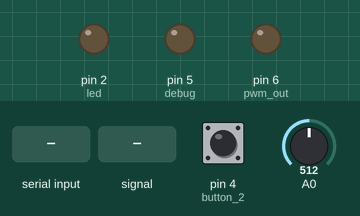
A sketch run on a simulated Arduino Uno, built with avr-gcc and run on an emulated ATmega328P. Shown: output pins drawn as LEDs (lit = HIGH). The inputs (shaded band) are chosen by the test bench; at power-on: pin 4 (button_2) HIGH, A0 = 512.

Above: at 1.2 s.
1.3 s: "90,45\n" received over Serial
At 1.7 s:
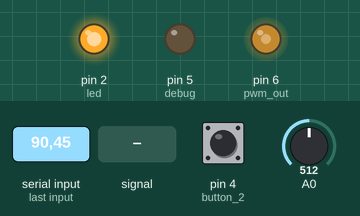
4.3 s: pin 4 (button_2) pulled LOW for 3.2 s
At 6.61 s:
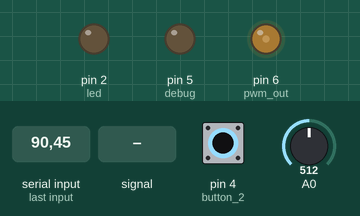
9.0 s: A0 fed a 200 Hz sine of ±81 counts around its level
At 10.2 s:
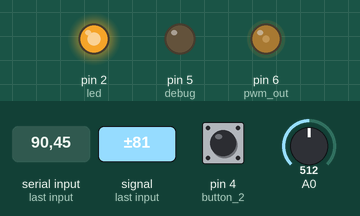
Timing chart, 0 to 12.0 s (numbered marks = the images above; inputs shaded):
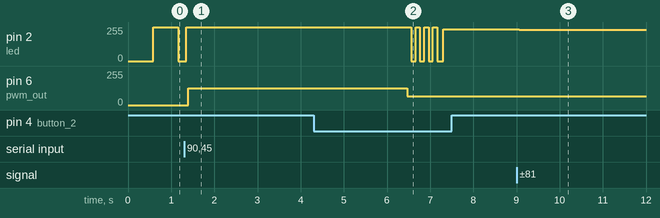

The sketch:

avr-modem.ino
```cpp
#define delayfix 64 //timer 0 compensation

#define N 256
#define IX_LEN 4

uint8_t samples[N];
volatile uint16_t samplePos = 0;

float spectrum[IX_LEN];

float cos_t[IX_LEN];
float sin_t[IX_LEN];

const uint16_t window = 256; //buffer size
const float samplerate = 9615.0;

const float pi = 3.14159265359;

byte sine64[] = {140,153,165,177,188,199,209,218,226,234,240,246,250,253,255,255,255,253,250,246,240,234,226,218,209,199,188,176,165,152,140,128,115,103,90,79,67,56,46,37,29,21,15,9,5,2,0,0,0,2,5,9,15,21,29,37,46,56,67,78,90,102,115,128};
byte wave1out;
float wave1ptr;

//float modemtones[IX_LEN] = {1000, 1100, 1200, 1300};
float modemtones[IX_LEN];

float frequency = 1000.0f;
uint8_t modemspeed;
int modemtonespace = 100;
int modembasefreq = 1000;
uint8_t setmodemspeed = 15; //15,25,35,45
uint16_t modempreamble = 500; //0-1000
float modemthreshold = 3000; //set above noise level


uint16_t doublebitpointer;
bool modemtransmitting;
uint8_t modemsymbol; //being a local var instead of a global causes problems

volatile uint16_t tickcount;
volatile bool tick;

uint8_t statusled; //0 - off, 1 - on, 2 - blink
bool blinkled;
uint8_t blinktimer;

bool lastbuttonstate;
bool modetoggle; //0 - receiving, 1 - config
bool rtrans = 0;

uint16_t rtranstimer;

uint8_t header[2] = {'@', '!'}; //ballast of 2 bytes required after that a special character
uint8_t datamsg[34];
uint8_t datarecv[34];
uint8_t rxstatereturn;

void setup() {
  cli();
  initADC();
  sei();

  pinMode(2, OUTPUT); //led
  digitalWrite(2, HIGH);

  pinMode(6, OUTPUT); //pwm out

  pinMode(15, INPUT); //ptt, low to transmit

  pinMode(5, OUTPUT); //debug

  pinMode(4, INPUT_PULLUP); //button 2

  if(!digitalRead(4)) { //choose serial speed a startup
    while(!digitalRead(4)) { } //wait to let go of button
    Serial.begin(9600);
  } else {
    Serial.begin(115200);
  }

  analogReference(INTERNAL);

  //timer0
  TCCR0A = 0b10100011; //fast pwm mode
  TCCR0B = 0b00000001;

  //timer2
  TCCR2A = 0b00000010; //ctc mode
  TCCR2B = 0b00000111;
  OCR2A = 127;

  TIMSK2 = 0b00000010; //enable timer interrupts for sampling

  settones(modemtonespace, modembasefreq);
}

void loop() {
  bool buttonstate = digitalRead(4);
  if(buttonstate == LOW && buttonstate != lastbuttonstate) {
    modetoggle = !modetoggle;
    flashled(); //flash led to confirm press
  }
  lastbuttonstate = buttonstate;

  if(0 < Serial.available()) {
    if(modetoggle) { //config
      uint16_t value = Serial.parseInt();
      rtrans = doublebitread(value, 0); //rtrans
      modembasefreq = 375 * (doublebitread(value, 1) + 1); //base freq
      modemtonespace = 50 * (doublebitread(value, 2) + 1); //freq spacing
      setmodemspeed = 10.0 * (doublebitread(value, 3) + 1.5); //modem speed
      settones(modemtonespace, modembasefreq);
      rtranstimer = 0;
    } else { //receiving
      String serialread = Serial.readString();
      strcpy((char*)datamsg, serialread.c_str()); //put message from serial to buffer
      addheader(datamsg, sizeof(datamsg));
      modemtx(datamsg, strlen((char*)datamsg)+1, setmodemspeed, modempreamble);
      statusled = 2; //blink
    }
  }
  if(modetoggle) {
    detectclipping();
  } else {


    switch(statusled) {
      case 0: //off
        digitalWrite(2, 0);
        break;
      case 1: //on
        digitalWrite(2, 1);
        break;
      case 2: //blink
        blinktimer++;
        if(blinktimer > 16) {
          blinkled = !blinkled; //toggle
          digitalWrite(2, blinkled);
          blinktimer = 0;
        }
        break;
    }

    if(rtrans) {
      rtranstimer++;
      if(rtranstimer > 1023) {
        rtranstimer = 0; //reset
        modemtx(datamsg, strlen((char*)datamsg)+1, setmodemspeed, modempreamble);
      }
    }

    modemrx(datarecv, sizeof(datarecv), setmodemspeed, modemthreshold);
    statusled = 2; //blink
    if(rxstatereturn > 0) {
      bool validmsg = detectcorrectarrayshift(datarecv, sizeof(datarecv), 8, 2, '!'); //find right array double bit aligment
      if(validmsg) {
        removefirstchar(datarecv, sizeof(datarecv));
        Serial.println((char*)datarecv);
//        delay(500 * delayfix);
//        delay(500 * delayfix);
//        delay(500 * delayfix);
//        delay(500 * delayfix);
      }
    }
//    switch(rxstatereturn) {
//      case 1: //signal end
//        Serial.println("signal end");
//        break;
//      case 2: //array ovf
//        Serial.println("array ovf");
//        break;
//    }
  }
}

ISR(ADC_vect) {
//  PORTD = 0b10000000; //sampling rate debug
//  PORTD = 0b00000000;
  if(modemtransmitting) {
    wave1ptr += 64.0f * frequency / samplerate;
    while(wave1ptr >= 64.0f) {
      wave1ptr -= 64.0f;
    }
    OCR0A = (sine64[(int)wave1ptr]);
  } else {
    uint16_t sample = ADC;

    samples[samplePos++] = sample;

    if(samplePos >= N) {
      ADCSRA &= ~_BV(ADIE); // Buffer full, interrupt off
    }
  }
}

ISR(TIMER2_COMPA_vect) {
  tickcount++;
  if(tickcount > modemspeed) {
    tickcount = 0; //reset
    tick = 1; //set tick
  }
}

void initADC() {
  ADMUX = 0b01000000;
  ADCSRA = 0b11101111;
  ADCSRB = 0; // Free-run mode
}

void goertzel(uint8_t *samples, float *spectrum) {
  float v_0, v_1, v_2;
  float re, im, amp;

  for (uint8_t k = 0; k < IX_LEN; k++) {
    float c = cos_t[k];
    float s = sin_t[k];

    float a = 2. * c;
    v_0 = v_1 = v_2 = 0;
    for (uint16_t i = 0; i < N; i++) {
      v_0 = v_1;
      v_1 = v_2;
      v_2 = (float)(samples[i]) + a * v_1 - v_0;
    }
    re = c * v_2 - v_1;
    im = s * v_2;
    amp = sqrt(re * re + im * im);
    spectrum[k] = amp;
  }
}

float calcfftfreqvalue(float freq, float samplerate, uint16_t window) {
  float k = 0.5 + ((window * freq) / samplerate);
  return (2 * (pi / window)) * k;
}

uint8_t spectrum2binary(float threshold) {
//    while(ADCSRA & _BV(ADIE)); // Wait for audio sampling to finish
  goertzel(samples, spectrum); //calculate fft each time the function is called
  debugpulse();
    samplePos = 0;
    ADCSRA |= _BV(ADIE); // Resume sampling interrupt
  for(byte i = 0; i < IX_LEN; i++) {
    if(spectrum[i] > threshold) {
      return i; //return active tone number (0-3) 4 - no tone
    }
  }
}

void doublebitbytewritemanual(uint8_t *input, uint8_t pointer, uint8_t value, uint8_t select) {
  input[pointer] |= value << select*2;
}

void doublebitbytewrite(uint8_t *input, uint8_t value) {
  uint16_t arrayptr = doublebitpointer / 4;
  input[arrayptr] |= value << (doublebitpointer % 4)*2;
  doublebitpointer++;
}

uint8_t doublebitread(uint8_t value, uint8_t select) {
  return (value >> select*2) & B00000011;
}

void modemtx(uint8_t *data, size_t len, uint16_t speed, uint16_t preamble) {
  const uint8_t freqoffset = 17; //compensate for fft offset
  uint8_t i = 0;
  uint8_t k = 0;
  modemspeed = speed;
  modemtransmitting = 1;
  digitalWrite(2, 1); //led on
  pinMode(15, OUTPUT);
  digitalWrite(15, LOW); //ptt on
  frequency = modemtones[3] + freqoffset; //preamble
  asm("NOP"); //bodge
  delay(preamble * delayfix);
  debugpulse();
  tickcount = 0; //start immediately
  while(true) { //payload
    if(tick) { //timing based on adc sample rate
      frequency = modemtones[doublebitread(datamsg[k], i)]  + freqoffset;
      debugpulse();
      i++;
      if(i >= 4) { //for each double bit (symbol)
        i = 0;
        k++;
        if(k >= len) { //for each byte from array
          pinMode(15, INPUT); //ptt off
          modemtransmitting = 0; //stop signal
          tick = 0;
          return; //exit while loop
        }
      }
      tick = 0; //clear tick
    }
  }
}

void modemrx(uint8_t *data, size_t len, uint16_t speed, float threshold) {
  modemspeed = speed;
  doublebitpointer = 0; //reset
  uint16_t symbolcount = 0;
  modemtransmitting = 0;
  if(spectrum2binary(threshold) == 4) {
    rxstatereturn = 0;
    return;
  }
  if(spectrum2binary(threshold) == 3) { //detect preamble
//    debugpulse();
    digitalWrite(2, 1); //led on
    erasedata(data, len); //erase message buffer if a preamble is detected
    while(spectrum2binary(threshold) == 3) { //wait for preamble to end
      //pause
    }
  }
  delay(132 * delayfix); //132 - speed 15 / 265 - speed 30
  tickcount = 0; //start immediately
  while(true) { //start assembling data
    if(tick) { //timing based on adc sample rate
      modemsymbol = spectrum2binary(threshold); //detect tones
//      Serial.println(modemsymbol);
      if(modemsymbol == 4) { //no tone, stop receiving
        rxstatereturn = 1;
        return;
      }
//      debugpulse();
      doublebitbytewrite(data, modemsymbol); //put symbols into bytes, into an array
      symbolcount++;
      if(symbolcount / 4 > len) { //stop receiving to prevent overflow
        tick = 0; //clear tick
        rxstatereturn = 2;
        return;
      }
      tick = 0; //clear tick
    }
  }
}

void debugpulse() {
  digitalWrite(7, HIGH);
  delay(1);
  digitalWrite(7, LOW);
}

void detectclipping() {
  digitalWrite(2, LOW);
  for(byte i = 0; i < 8; i++) {
    if(samples[i] <= 10 || samples[i] >= 240) {
      digitalWrite(2, HIGH);
    }
    samplePos = 0;
    ADCSRA |= _BV(ADIE); // Resume sampling interrupt
  }
}

void doublebitshift(uint8_t *input, size_t len, bool direction) { //0 - left, 1 - right
  uint8_t bitbuf = 0;
  if(direction) { //right
    for(byte i = len; i > 0; i--) {
      input[i-1] >>= 2;
      bitbuf = doublebitread(input[i-2], 0);
      doublebitbytewritemanual(input, i-1, bitbuf, 3);
    }
  } else { //left
    for(byte i = 0; i < len; i++) {
      input[i] <<= 2;
      bitbuf = doublebitread(input[i+1], 3);
      doublebitbytewritemanual(input, i, bitbuf, 0);
    }
  }
}

bool detectcorrectarrayshift(uint8_t *input, size_t len, uint8_t level, uint8_t depth, uint8_t character) {
  for(byte i = 0; i < level; i++) { //sift to the left
    doublebitshift(input, len, 0);
//    Serial.print('<'); Serial.println(i);
    for(byte k = 0; k < depth; k++) { //search from the array beginning at a desired length
      if(input[k] == character) {
        return 1; //return valid
      }
    }
  }
  return 0; //invalid message
}

void calcfftvalues(float *input) {
  for(byte i = 0; i < IX_LEN; i++) { //calculate values for fft to work with
    float w = calcfftfreqvalue(modemtones[i], samplerate, window);
    cos_t[i] = cos(w);
    sin_t[i] = sin(w);
  }
}

void settones(int space, int freq) {
  for(byte i = 0; i < IX_LEN; i++) {
    modemtones[i] = freq + (space * i);
  }
  calcfftvalues(modemtones);
}

void erasedata(uint8_t *data, size_t len) {
  for(byte i = 0; i < len; i++) {
    data[i] = 0;
  }
}

void flashled() {
  for(byte i = 0; i < 4; i++) {
    digitalWrite(2, 1);
    delay(100 * delayfix);
    digitalWrite(2, 0);
    delay(100 * delayfix);
  }
}

void removefirstchar(uint8_t *data, size_t len) {
  uint8_t buf = 0;
  for(byte i = 0; i < len; i++) {
    buf = data[i+1];
    data[i] = buf;
  }
}

void movecharstoright(uint8_t *data, size_t len) {
  uint8_t buf = 0;
  for(byte i = len-1; i > 0; i--) { //might be len-1
    buf = data[i-1];
    data[i] = buf;
  }
}

void addheader(uint8_t *data, size_t len) {
  movecharstoright(data, len); //make 2 byte free space in the beginning for the header
  movecharstoright(data, len);
  data[0] = header[0];
  data[1] = header[1];
}
```

Measured:
- after the input at 1.3 s, pin 6 (pwm_out): 0/255 → 125/255 after 0.09 s
- after the input at 9.0 s, pin 2 (led): 239/255 → 233/255 after 0.06 s
